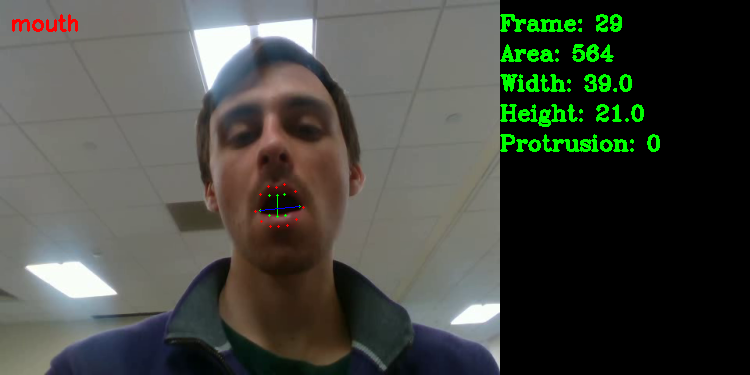
#> input picture assets/frame_29.png, 750 x 375 px, given in place of the camera
$ python color_count.py   (Python 2 division)
#> lines starting #> are read from the running program, lines starting #| are printed output that depends on the picture; after the words box and inside, x2 and y2 are one past the last pixel; in counts of white or black regions, pixels touching at a corner belong together
import cv2
import numpy as np
import matplotlib.pyplot as mp

cap = cv2.VideoCapture(1)
#cap = cv2.VideoCapture('hotgif.gif')
#cap = cv2.VideoCapture('green.mp4')
green_over_time = []
#frames_over_time = []
time = []

frames = 0
fps = cap.get(cv2.CAP_PROP_FPS)
print fps

while(cap.isOpened()):
    ret, frame = cap.read()
#> frame is the input picture: shape (375, 750, 3); mean B, G, R 65.2, 72.9, 69.8

    test = cv2.cvtColor(frame, cv2.COLOR_BGR2HSV)
#> test: shape (375, 750, 3); mean H, S, V 31.5, 37, 77.8

   ## mask = cv2.inRange(test, (50, 50,50), (80,255,255))
    mask1 = cv2.inRange(test, (0,50,20), (5,255,255))
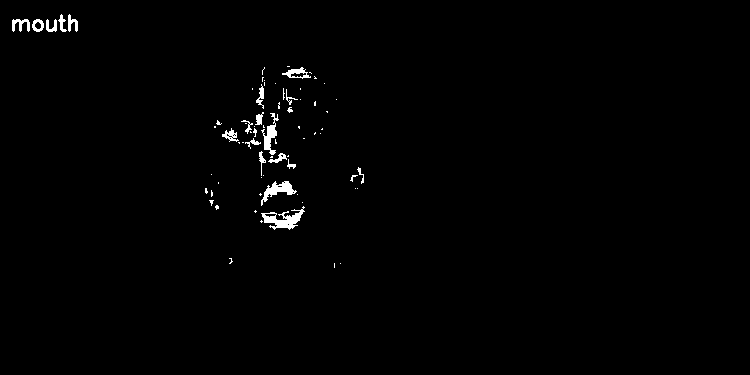
#> mask1: shape (375, 750); 0.91% white; 73 white regions (52 under 20 px), largest, box (x1, y1, x2, y2) and area: (261, 206, 305, 230) 440, (261, 181, 297, 206) 318, (261, 113, 279, 155) 280
    mask2 = cv2.inRange(test, (175,50,20), (180,255,255))
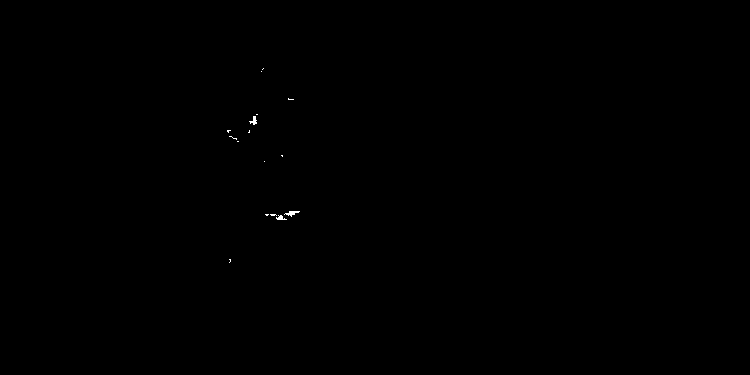
#> mask2: shape (375, 750); 0.06% white in thin lines or dots, all inside (x1, y1, x2, y2) = (227, 68, 300, 263)
    mask = cv2.bitwise_or(mask1, mask2)
#> mask: shape (375, 750); 0.97% white; 70 white regions (50 under 20 px), largest, box (x1, y1, x2, y2) and area: (261, 206, 305, 230) 533, (261, 181, 297, 206) 318, (261, 113, 279, 155) 280
    croped = cv2.bitwise_and(frame, frame, mask=mask)
    green_pixels = np.count_nonzero(croped);
#> green_pixels = 7152
    size = round(green_pixels * 100 / croped.size, 3)
#> size = 0
    green_over_time.append(size)
    time.append(frames/fps)
    frames = frames + 1
    #cv2.imshow("cap", cap)
    cv2.imshow("croped", croped)
    cv2.resizeWindow("croped", 1300,700)
   # cv2.namedWindow("croped", cv2.WINDOW_NORMAL)
    if cv2.waitKey(1) & 0xFF == ord('q'):
#> (key q is pressed here)
        break

cap.release()
cv2.destroyAllWindows()
mp.plot(time, green_over_time)
mp.grid()
mp.xlabel('Time (Seconds)')
mp.ylabel('Number of green pixels')
mp.title('Sample Area chart')
mp.show()
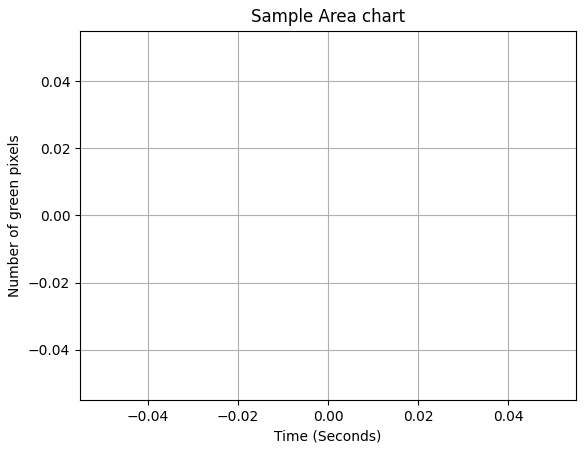
#> figure drawn by matplotlib, 1 panel
